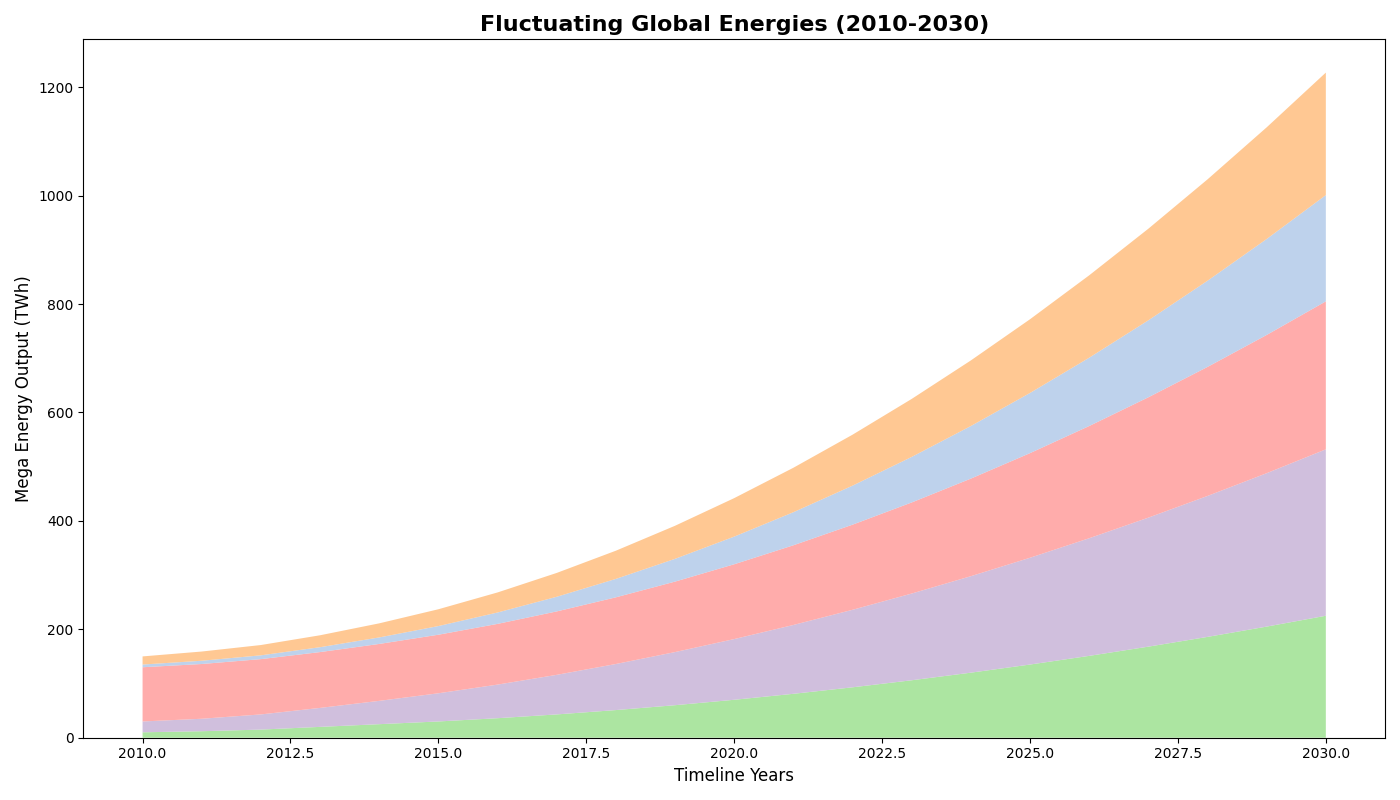

This chart was generated by the following Python code:
import matplotlib.pyplot as plt
import numpy as np

years = np.arange(2010, 2031)

solar_energy = np.array([10, 12, 15, 20, 25, 30, 36, 43, 51, 60, 70, 81, 93, 106, 120, 135, 151, 168, 186, 205, 225])
wind_energy = np.array([20, 23, 28, 35, 43, 52, 62, 73, 85, 98, 112, 127, 143, 160, 178, 197, 217, 238, 260, 283, 307])
hydro_energy = np.array([100, 101, 102, 103, 105, 108, 112, 117, 123, 130, 138, 147, 157, 168, 180, 193, 207, 222, 238, 255, 273])
geothermal_energy = np.array([5, 6, 7, 9, 12, 16, 21, 27, 34, 42, 51, 61, 72, 84, 97, 111, 126, 142, 159, 177, 196])
biomass_energy = np.array([15, 17, 19, 22, 26, 31, 37, 44, 52, 61, 71, 82, 94, 107, 121, 136, 152, 169, 187, 206, 226])

energy_data = np.vstack([solar_energy, wind_energy, hydro_energy, geothermal_energy, biomass_energy])

colors = ['#98df8a', '#c5b0d5', '#ff9896', '#aec7e8', '#ffbb78']

fig, ax = plt.subplots(figsize=(14, 8))
ax.stackplot(years, energy_data, colors=colors, alpha=0.8)

ax.set_title("Fluctuating Global Energies (2010-2030)", fontsize=16, weight='bold')
ax.set_xlabel("Timeline Years", fontsize=12)
ax.set_ylabel("Mega Energy Output (TWh)", fontsize=12)

plt.tight_layout()

plt.show()
